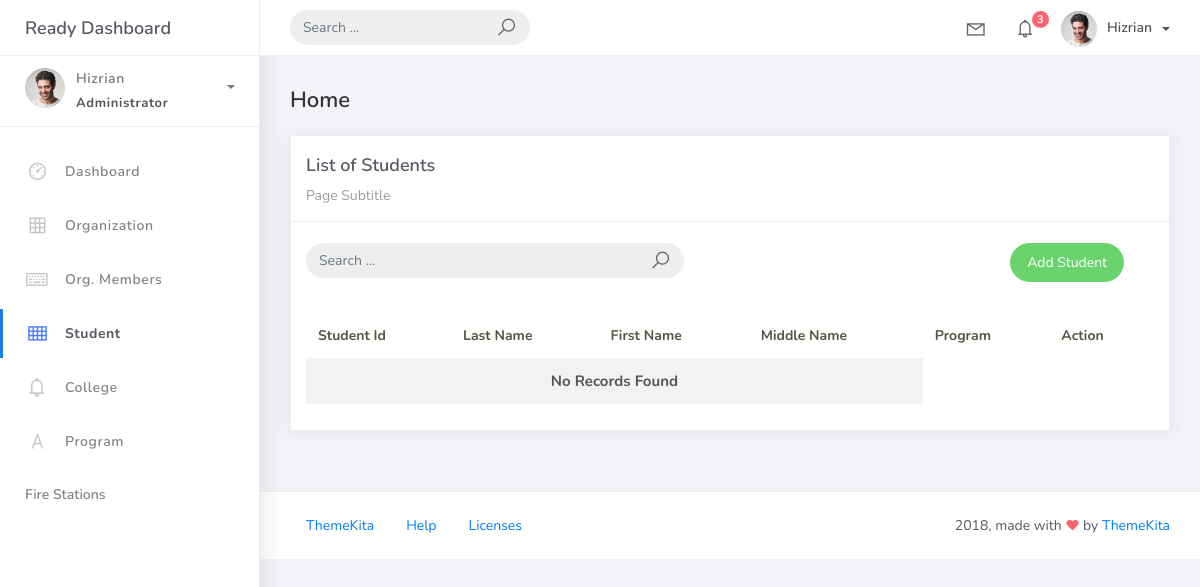
The app's page /student_list, older data.
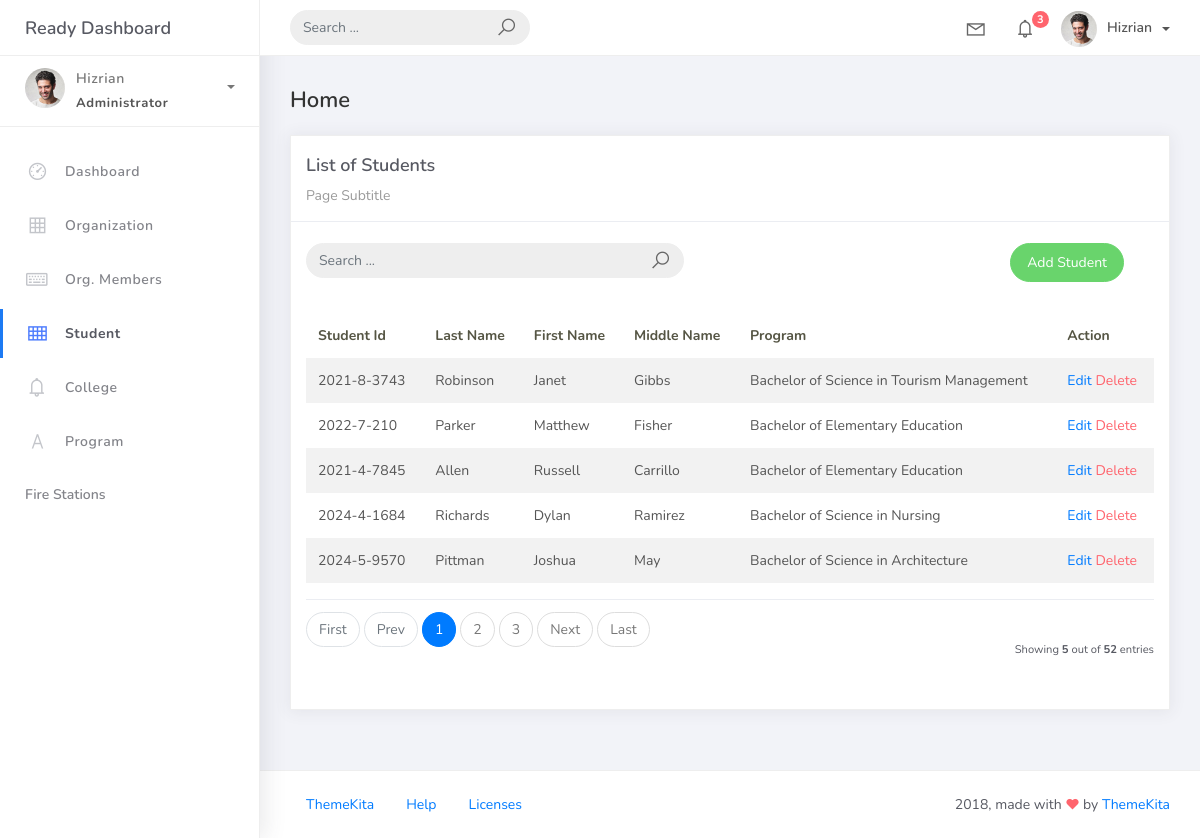
The same page, newer data.
### studentorg/models.py (models this page shows, shortened)
class BaseModel(models.Model):
    created_at = models.DateTimeField(auto_now_add=True, db_index=True)
    updated_at = models.DateTimeField(auto_now=True)
    class Meta:
        abstract = True

class Student(BaseModel):
    student_id = models.CharField(max_length=15)
    lastname = models.CharField(max_length=25)
    firstname = models.CharField(max_length=50)
    middlename = models.CharField(max_length=25, blank=True, null=True)
    program = models.ForeignKey(Program, on_delete=models.CASCADE)

class Program(BaseModel):
    prog_name = models.CharField(max_length=150)
    college = models.ForeignKey(College, on_delete=models.CASCADE)
    def __str__(self):
        return self.prog_name

### studentorg/views.py (the view, shortened to what this page needs)
# urls.py: path("student_list", StudentList.as_view(), name="student-list"),
class StudentList(ListView):
    model = Student
    context_object_name = "student"
    template_name = "student_list.html"
    paginate_by = 5
    def get_queryset(self, *args, **kwargs):
        qs = super(StudentList, self).get_queryset(*args, **kwargs)
        return qs

### templates/student_list.html
{% extends 'base.html' %}
{% load static %}
{% block content %}
  <div class="content">
    <div class="container-fluid">
      <h4 class="page-title">Home</h4>
      <div class="row">
        <div class="col-md-12">
          <div class="card">
            <div class="card-header">
              <div class="card-title">List of Students</div>
              <div class="card-category">Page Subtitle</div>
            </div>
            <br />
            <div class="col-md-12 row">
              <div class="col-md-6">
                <form class="navbar-left navbar-form nav-search mr-md-3" action="{% url 'student-list' %}">
                  <div class="input-group">
                    <input type="text" placeholder="Search ..." class="form-control" name="q" />
                    <div class="input-group-append">
                      <span class="input-group-text"><i class="la la-search search-icon"></i></span>
                    </div>
                  </div>
                </form>
              </div>
              <div class="col-md-6">
                <div class="pull-right">
                  <a href="{% url 'student-add' %}" class="btn btn-success btn-rounded">Add Student</a>
                </div>
              </div>
            </div>
            <div class="card-body">
              <table class="table table-striped mt-3">
                <thead>
                  <tr>
                    <th scope="col">Student Id</th>
                    <th scope="col">Last Name</th>
                    <th scope="col">First Name</th>
                    <th scope="col">Middle Name</th>
                    <th scope="col">Program</th>
                    <th scope="col">Action</th>
                  </tr>
                </thead>
                <tbody>
                  {% for object in object_list %}
                    <tr>
                      <td>{{ object.student_id }}</td>
                      <td>{{ object.lastname }}</td>
                      <td>{{ object.firstname }}</td>
                      <td>{{ object.middlename }}</td>
                      <td>{{ object.program }}</td>
                      <td>
                        <a href="student_list/{{ object.id }}">Edit</a>
                        <a href="student_list/{{ object.id }}/delete" class="text-danger">Delete</a>
                      </td>
                    </tr>
                    {% empty %}
                    <tr>
                      <td colspan="4" style="text-align: center">
                        <p class="text-sm font-weight-bold mb-0">No Records Found</p>
                      </td>
                    </tr>
                  {% endfor %}
                </tbody>
              </table>
              {% include 'includes/pagination.html' %}
            </div>
          </div>
        </div>
      </div>
    </div>
  </div>
{% endblock %}

Row changes from the older to the newer data that the page shows:
added Student: student_id "2021-8-3743", lastname "Robinson", firstname "Janet", middlename "Gibbs", program "Bachelor of Science in Tourism Management"
added Student: student_id "2022-7-210", lastname "Parker", firstname "Matthew", middlename "Fisher", program "Bachelor of Elementary Education"
added Student: student_id "2021-4-7845", lastname "Allen", firstname "Russell", middlename "Carrillo", program "Bachelor of Elementary Education"
added Student: student_id "2024-4-1684", lastname "Richards", firstname "Dylan", middlename "Ramirez", program "Bachelor of Science in Nursing"
added Student: student_id "2024-5-9570", lastname "Pittman", firstname "Joshua", middlename "May", program "Bachelor of Science in Architecture"
Text that changed along with them:
{{ object_list.count }}: (not shown) → "5"
{{ paginator.count }}: (not shown) → "52"
text no longer shown: "No Records Found"
text now shown: "First Prev Next Last Showing out of entries"
new list line: "1"
new list line: "2"
new list line: "3"
